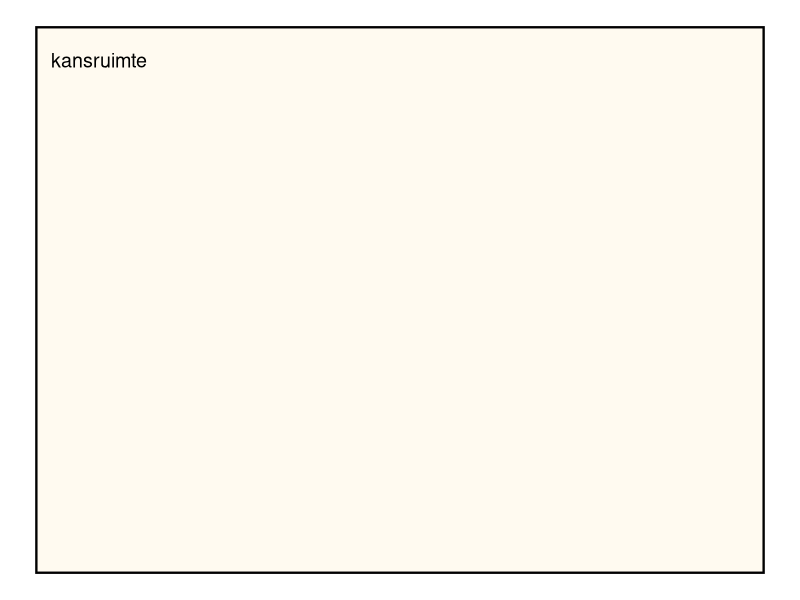
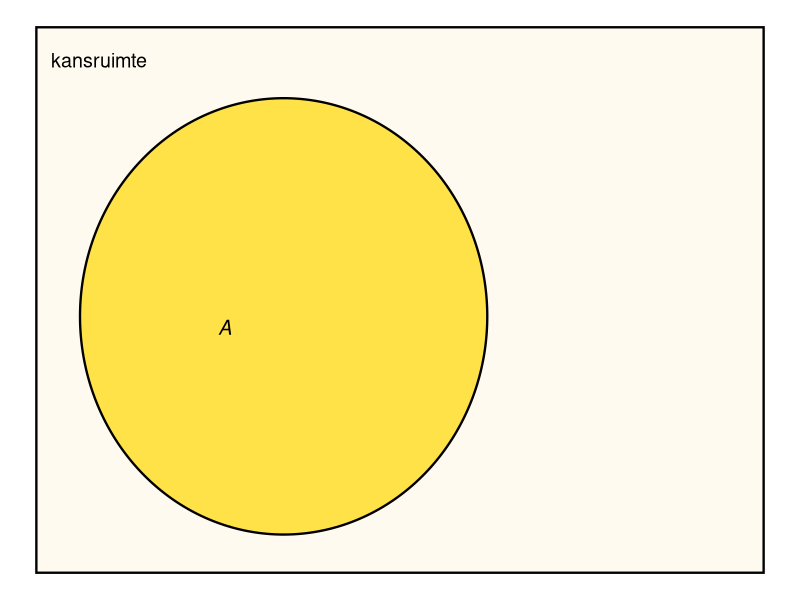
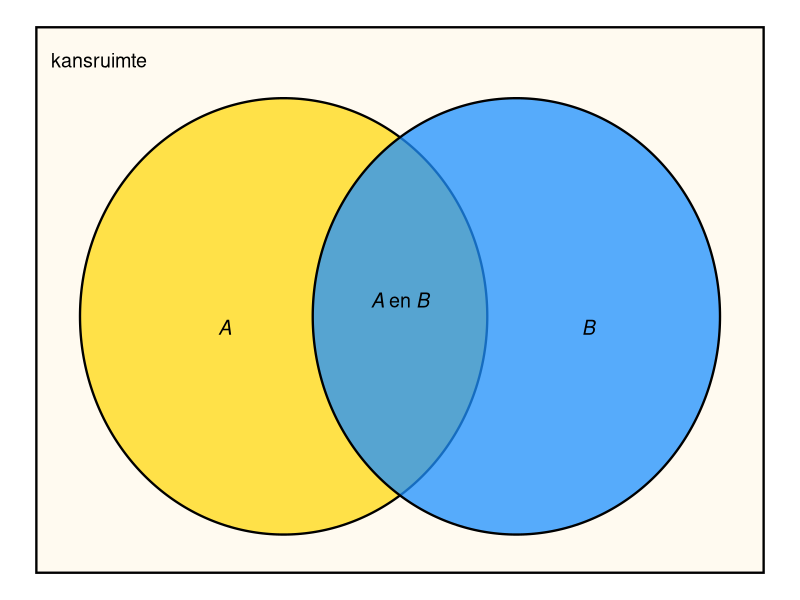
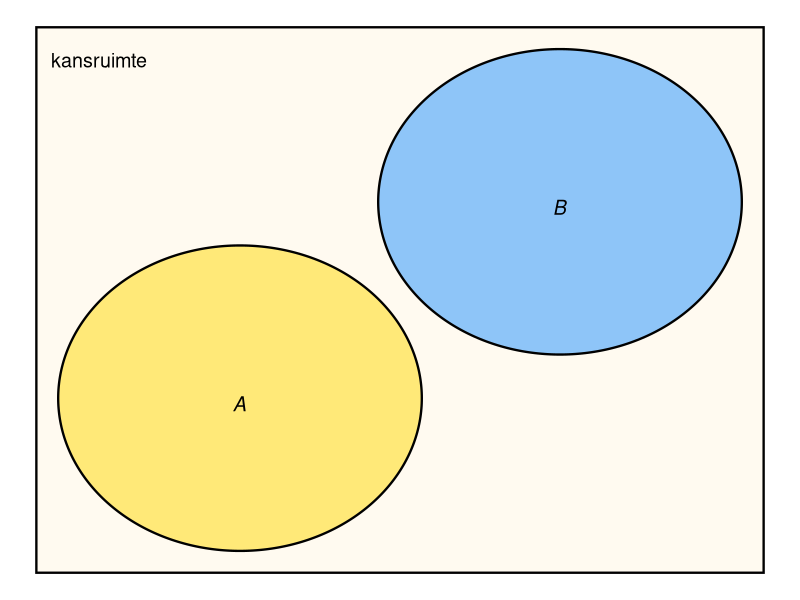
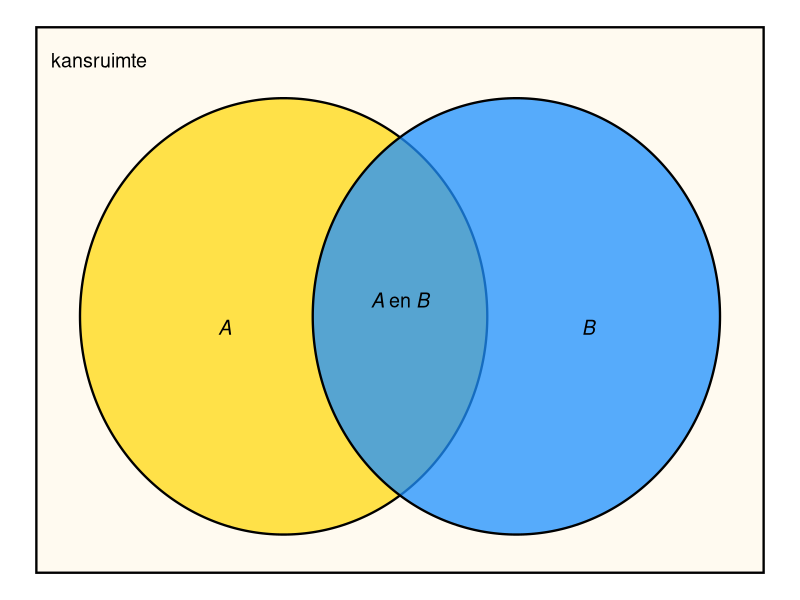
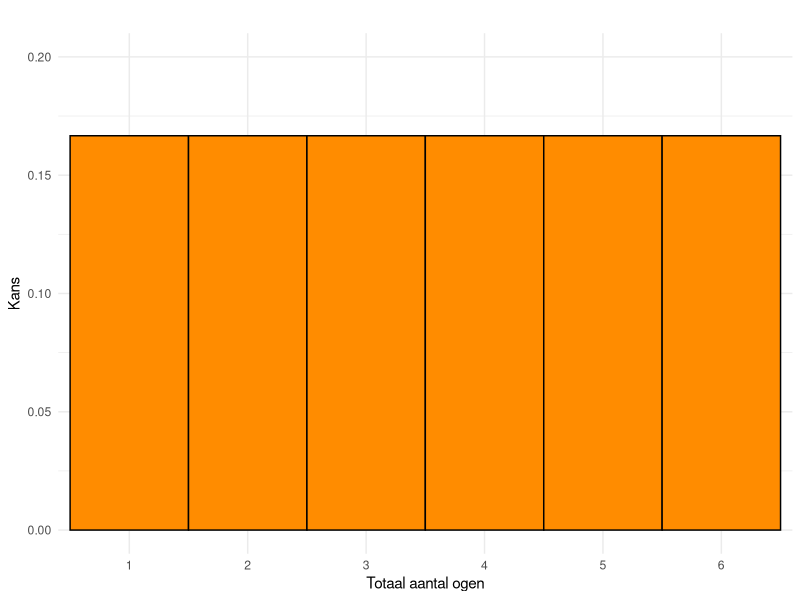
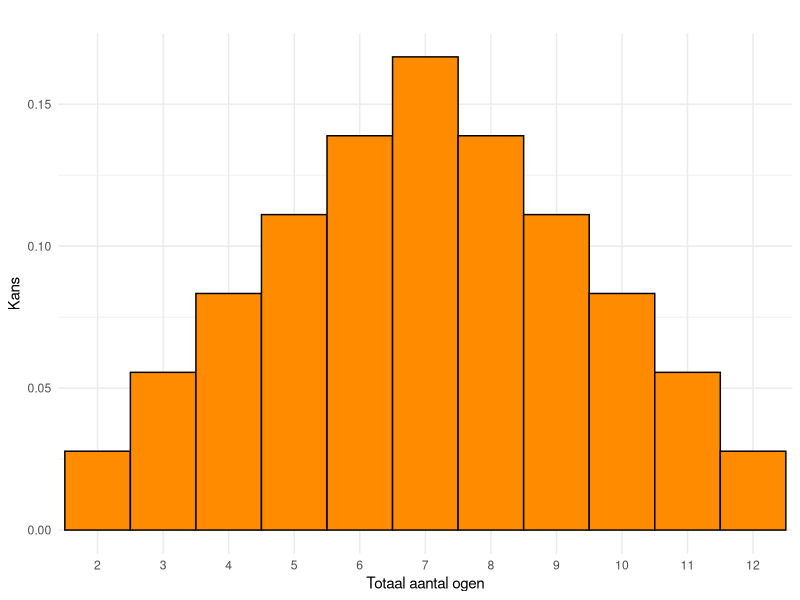
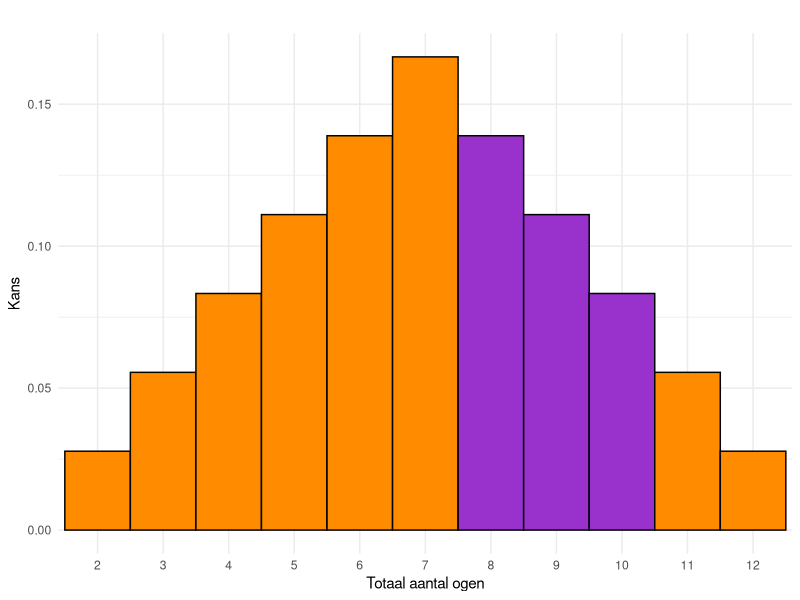

The R script that drew these images, in order:
## ---- chunk 1
#| code-fold: true
#| warning: false
#| fig-cap: "Een minimaal Venn-diagram. Het rechthoek stelt de volledige kansruimte voor."
#| label: fig-venn
#| fig.width: 6
#| fig.height: 4

if (!("ggplot2" %in% .packages())){ 
  library(ggplot2) 
  }
if (!("ggforce" %in% .packages())){ 
  library(ggforce) 
  }

kleurKansruimte <- "FloralWhite"

kansruimte <- ggplot() +  
  geom_rect(
    aes(xmin = 0, ymin = 0, xmax= 100, ymax = 100),
    fill = kleurKansruimte, color = "black", size = .8
    ) +
  annotate(
    "text", 
    x = 2, y = 94, 
    label = "kansruimte", 
    color = "black", 
    hjust = 0, 
    size = 5
    ) +
  theme_void()

kansruimte
## ---- chunk 2
#| code-fold: true
#| warning: false
#| fig-cap: "Venn-diagram met gebeurtenis $A$. Een gebeurtenis is een deelverzameling van de kansruimte."
#| label: fig-vennA
#| fig.width: 6
#| fig.height: 4

kleurA <- "Gold"

A <- list(
  geom_ellipse(
    aes(x0 = 34, y0 = 47, a = 28,  b = 40,  angle = 0), 
    fill = kleurA , alpha = 0.7, size = .8
    ),
  annotate(
    "text", 
    x = 25, y = 45, 
    label = expression(italic(A)), 
    color = "black", 
    hjust = 0, 
    size = 5
    )
  )

kansruimte + A

## ---- chunk 3
#| code-fold: true
#| warning: false
#| fig-cap: "Venn-diagram met twee gebeurtenissen: $A$ en $B$."
#| label: fig-vennAB
#| fig.width: 6
#| fig.height: 4

kleurB <- "DodgerBlue"

B <- list( 
  geom_ellipse(
    aes(x0 = 66, y0 = 47, a = 28,  b = 40,  angle = 0), 
    fill = kleurB, alpha = 0.75, size = .8
    ),
  annotate(
    "text", 
    x = 75, y = 45, 
    label = expression(italic(B)), 
    color = "black", 
    hjust = 0, 
    size = 5
    )
)

labelAenB <- annotate(
  "text",
  x = 50, y = 50, 
  label = expression(italic(A) ~ "en" ~ italic(B)),
  color = "black",
  size = 5
)

(AB <- kansruimte + A + B + labelAenB)

## ---- chunk 4
#| code-fold: true
#| warning: false
#| fig-cap: "Venn-diagram. De gebeurtenissen $A$ en $B$ overlappen niet en sluiten elkaar dus uit."
#| label: fig-uitsluiten
#| fig.width: 6
#| fig.height: 4

A2 <- list(
  geom_ellipse(
    aes(x0 = 28, y0 = 32, a = 25,  b = 28,  angle = 0), 
    fill = kleurA, alpha = 0.5, size = 0.8
    ), 
  annotate(
    "text", 
    x = 27, y = 31, 
    label = expression(italic(A)), 
    color = "black", 
    hjust = 0, 
    size = 5
    )
  )

B2 <- list(
  geom_ellipse(
    aes(x0 = 72, y0 = 68, a = 25,  b = 28,  angle = 0), 
    fill = kleurB, alpha = 0.5, size = 0.8
    ),
  annotate(
    "text", 
    x = 71, y = 67, 
    label = expression(italic(B)), 
    color = "black", 
    hjust = 0, 
    size = 5
    )
)

(AB2 <- kansruimte + A2 + B2)
## ---- chunk 5
#| code-fold: true
#| warning: false
#| fig-cap: "Venn-diagram.Voor de kans op $A$ of $B$ moet het groene gebied één keer worden meegeteld!"
#| label: fig-vennAB2
#| fig.width: 6
#| fig.height: 4

AB

## ---- chunk 6
#| code-fold: true
#| warning: false
#| fig.cap: "Kansverdeling: de kansen bij het gooien van één dobbelsteen."
#| label: fig-uniform-dobbelsteen
#| fig.width: 5
#| fig.height: 4
 
# Controleer of de benodigde pakketten zijn geladen
if (!("ggplot2" %in% .packages())) {
  library("ggplot2")
}

# Parameters definiëren
min_ogen <- 1       # Minimum aantal ogen op een dobbelsteen
max_ogen <- 6       # Maximum aantal ogen op een dobbelsteen
kans <- 1 / max_ogen # Gelijke kans voor elke uitkomst
kleur <- "darkorange"   # Kleur voor de balken in de plot

# Genereer de uitkomsten en bijbehorende kansen
uitkomsten <- seq(min_ogen, max_ogen)
kansen <- rep(kans, length(uitkomsten))

# Maak een data frame met uitkomsten en kansen
kansen_dobbelsteen <- data.frame(
  uitkomsten = factor(uitkomsten),
  kansen = kansen
)

# Maak de plot
ggplot(kansen_dobbelsteen, aes(x = uitkomsten, y = kansen)) +
  geom_bar(
    stat = "identity",     # Balken representeren kanswaarden direct
    width = 1,             # Volledige breedte van de categorie
    fill = kleur,          # Kleur voor de balken
    color = "black"        # Randkleur voor de balken
  ) +
  labs(
    title = "",
    x = "Totaal aantal ogen",      # Titel voor de x-as
    y = "Kans"              # Titel voor de y-as
  ) +
  ylim(0, 0.2) +            # Zorg dat de y-as tot 0.02 loopt
  theme_minimal()
## ---- chunk 7
#| code-fold: true
#| warning: false
#| fig.cap: "Kansverdeling voor het aantal ogen van twee dobbelstenen."
#| label: fig-kansverdeling-twee-dobbelstenen
#| fig.width: 5
#| fig.height: 4

# Controleer of de benodigde pakketten zijn geladen
if (!("ggplot2" %in% .packages())) {
  library("ggplot2")
}

# Parameters definiëren
min_som <- 2          # Minimum som bij twee dobbelstenen
max_som <- 2*max_ogen # Maximum som bij twee dobbelstenen
kleur <- rep("darkorange", 11) # Kleur voor de balken in de plot

# Genereer uitkomsten en bijbehorende kansen
uitkomsten <- seq(min_som, max_som)                     # Mogelijke uitkomsten
kansen <- pmin(uitkomsten - 1, 13 - uitkomsten) / max_ogen^2    # Kansen berekenen

# Maak een data frame met uitkomsten en kansen
kansen_dobbelsteen <- data.frame(
  uitkomsten = factor(uitkomsten),
  kansen = kansen
)

# Maak de plot
verdelingTweeDobbelstenen <- function(kleur)
  {
  ggplot(kansen_dobbelsteen, aes(x = uitkomsten, y = kansen)) +
  geom_bar(
    stat = "identity",     # Balken representeren kanswaarden direct
    width = 1,             # Volledige breedte van de categorie
    fill = kleur,          # Kleur voor de balken
    color = "black"        # Randkleur voor de balken
  ) +
  labs(
    title = "",
    x = "Totaal aantal ogen",      # Titel voor de x-as
    y = "Kans"              # Titel voor de y-as
  ) +
  theme_minimal()           # Minimalistisch thema voor de plot
}

verdelingTweeDobbelstenen(kleur)

## ---- chunk 8
#| code-fold: true
#| warning: false
#| fig-cap: "Kansverdeling van het totaal aantal ogen van twee dobbelstenen."
#| label: fig-kansverdeling-twee-dobbelstenen-2
#| fig.width: 5
#| fig.height: 4

kleur <- rep("darkorange", 11)
kleur[7:9] <- "darkorchid"

verdelingTweeDobbelstenen(kleur)

## ---- chunk 9
#| code-fold: true
#| warning: false
#| fig.cap: "Cumulatieve verdeling van de som van de ogen van twee dobbelstenen."
#| label: fig-cumulverdeling-twee-dobbelstenen
#| fig.width: 5
#| fig.height: 4

# Controleer of de benodigde pakketten zijn geladen
if (!("ggplot2" %in% .packages())) {
  library("ggplot2")
}

# Voeg extra punten toe om de cumulatieve kansen buiten het bereik van 2-12 te tonen
kansen_dobbelsteen_cumulatief <- data.frame(
  uitkomsten = c(1, uitkomsten, 13), # Voeg 1 en 13 toe als grenzen
  kansen = c(0, cumsum(kansen), 1)   # Voeg 0 en 1 toe aan de kansen
)

# Genereer de datapunten voor de open cirkels
open_cirkels <- data.frame(
  uitkomsten = uitkomsten,
  kansen = c(0, cumsum(kansen)[-length(kansen)])
)

# Maak een data frame voor de horizontale lijnen (stappen van de cumulatieve kans)
lijnen_data <- data.frame(
  x_start = kansen_dobbelsteen_cumulatief$uitkomsten[-nrow(kansen_dobbelsteen_cumulatief)],
  x_end = kansen_dobbelsteen_cumulatief$uitkomsten[-1] - .1,
  y = kansen_dobbelsteen_cumulatief$kansen[-nrow(kansen_dobbelsteen_cumulatief)]
)

# Maak de plot
ggplot() +
  # Voeg de horizontale lijnen toe
  geom_segment(
    data = lijnen_data,
    aes(x = x_start, xend = x_end, y = y, yend = y),
    color = "darkorange",        # Kleur van de lijnen
    size = 1                     # Dikte van de lijnen
  ) +
  # Voeg gesloten cirkels (linkerkanten) toe, behalve bij (1, 0) en (13, 1)
  geom_point(
    data = kansen_dobbelsteen_cumulatief[-c(1, nrow(kansen_dobbelsteen_cumulatief)), ],
    aes(x = uitkomsten, y = kansen),
    shape = 16,                  # Gesloten cirkel
    size = 3,
    color = "darkorange"
  ) +
  # Voeg open cirkels (rechterkanten) toe
  geom_point(
    data = open_cirkels,
    aes(x = uitkomsten, y = kansen),
    shape = 1,                 # Open cirkel
    size = 1.8,
    stroke = 1.4,
    color = "darkorange"
  ) +
  scale_x_continuous(
    breaks = 2:12,               # Ticks alleen bij gehele getallen van 2 tot 12
    minor_breaks = NULL          # Verwijder alle minor ticks
  ) +
  labs(
    title = "",
    x = "Totaal aantal ogen",    # Titel voor de x-as
    y = "Cumulatieve kans"       # Titel voor de y-as
  ) +
  theme_minimal()                 # Minimalistisch thema
## ---- chunk 10
#| code-fold: true
#| warning: false
#| fig-cap: "De normale verdeling."
#| label: fig-normale-verdeling
#| fig.width: 4
#| fig.height: 3

# Controleer of ggplot2 geladen is, zo niet, laad het pakket
if (!("ggplot2" %in% .packages())) {
  library(ggplot2)
}

# Definieer de standaardnormale verdeling
x <- seq(-3.5, 3.5, length.out = 350)
data <- data.frame(x = x, y = dnorm(x))

plotNormaal <- function(mu, sigma){
    # Plot maken
  ggplot(data, aes(x, y)) +
  geom_line(color = "darkorange", linewidth = 1) + # Curve van de standaardnormale verdeling
  scale_x_continuous(
    breaks = c(mu - 2*sigma, -mu - sigma, mu, mu + sigma, mu + 2*sigma), 
    labels = c(
      mu - 2 * sigma, 
      mu -sigma, 
      mu, 
      mu + sigma, 
      mu + 2 * sigma
    )
  ) + # Labels voor x-as
  labs(
    y = "Kansdichtheid", 
    x = expression(italic(X))
  ) + # Labels voor de assen
  theme_minimal()
}

normaalGeneriek <- 
  # Plot maken
  ggplot(data, aes(x, y)) +
  geom_line(color = "darkorange", linewidth = 1) + # Curve van de standaardnormale verdeling
  scale_x_continuous(
    breaks = c(-2, -1, 0, 1, 2), 
    labels = c(
      expression(italic(mu - 2 * sigma)), 
      expression(italic(mu -sigma)), 
      expression(italic(mu)), 
      expression(italic(mu + sigma)), 
      expression(italic(mu + 2 * sigma))
    ),
    minor_breaks = NULL # Verwijdert minor ticks
  ) + # Labels voor x-as
  scale_y_continuous(labels = NULL) + # getallen van y-as weglaten
  labs(
    y = "Kansdichtheid", 
    x = expression(italic(X))
  ) + # Labels voor de assen
  theme_minimal()

# Hoogte van de pijl bepalen
h <- exp(-0.5) / sqrt(2 * pi)

pijl <- geom_segment(
    aes(x = 0, xend = 1, y = h, yend = h), 
    arrow = arrow(length = unit(0.2, "cm")), 
    color = "black", 
    linewidth = 0.8
  ) # Pijl voor standaarddeviatie
  
oppervlak <- function(a, b){# Gebied tussen a en b kleuren
  geom_area(
    data = subset(data, x >= a & x <= b), 
    aes(x, y), 
    fill = "darkorange", 
    alpha = 0.4
  ) 
} 

normaalGeneriek + pijl +
  annotate(
  "text", 
  x = 0.5, 
  y = 0.9 * h, # Use the variable h to scale the y-coordinate
  label = expression(italic(sigma)), # Use expression() for mathematical notation
  color = "black", 
  size = 5, 
  hjust = 0.5, 
  vjust = 0.5
  )

## ---- chunk 11
#| code-fold: true
#| warning: false
#| label: fig-vuistregels
#| fig-cap: "Vuistregels voor de normale verdeling."
#| layout-ncol: 2
#| fig-subcap: 
#|   - "Ongeveer 68% van de kans valt binnen één standaarddeviatie van het gemiddelde."
#|   - "Ongeveer 95% van de kans valt binnen 2 standaarddeviaties van het gemiddelde."
#| fig.width: 4
#| fig.height: 2.7

proportie <- function(prop){
  annotate(
  "text", 
  x = 0, 
  y = 0.15, 
  label = prop, # Dynamically include the variable
  color = "black", 
  size = 5, 
  hjust = 0.5, 
  vjust = 0.5
)
}

normaalGeneriek + oppervlak(-1,1) + proportie("0,68...")

normaalGeneriek + oppervlak(-2, 2) + proportie("0,95...")
## ---- chunk 12
#| code-fold: true
#| warning: false
#| label: fig-std-normaal
#| fig-cap: "Standaard-normale verdeling"
#| fig.width: 4
#| fig.height: 3

# Plot de standaard-normale verdeling
plotNormaal(0, 1) +
  # Labels voor de assen
  labs(
    y = "Kansdichtheid", 
    x = expression(italic(Z))
  ) +
  # Voeg de pijl toe
  pijl +
  # Annotatie toevoegen met sigma
  annotate(
    "text", 
    x = 0.5, 
    y = 0.88 * h,        # Gebruik de variabele h voor de y-positie
    label = expression(italic(sigma) == 1),  # Wiskundige notatie voor sigma
    color = "black", 
    size = 5, 
    hjust = 0.47, 
    vjust = 0.5
  )
## ---- chunk 13
#| code-fold: true
#| warning: false
#| label: fig-krit-std-normaal_0.1
#| fig-cap: "De kritieke waarde van de standaard-normale verdeling $Z_{0{,}1(2)} = 1{,}64\\ldots$."
#| fig.width: 3.75
#| fig.height: 2.75

# Instellen van kritieke waarde en pijlcoördinaten
Z_crit <- 1.644854  # Kritieke waarde van Z

xstart <- Z_crit + 0.74  # Begin x-coördinaat van pijlen
ystart <- 0.093          # Begin y-coördinaat van pijlen
xend <- Z_crit + 0.2     # Eind x-coördinaat van pijlen
yend <- 0.03             # Eind y-coördinaat van pijlen

# Plot de standaard-normale verdeling met ingekleurde staarten en annotaties
plotNormaal(0, 1) +
  # Labels voor de assen
  labs(
    y = "Kansdichtheid", 
    x = expression(italic(Z))
  ) +
  # Ingekleurd oppervlak onder de curve
  oppervlak(-10, -Z_crit) +
  oppervlak(Z_crit, 10) +
  # Schaalinstellingen voor de x-as
  scale_x_continuous(
    breaks = c(-Z_crit, 0, Z_crit), 
    labels = c("-1.64...", "0", "1.64..."),
    minor_breaks = NULL  # Verwijder minor ticks
  ) +
  # Kromme pijltjes toevoegen
  geom_curve(
    aes(x = -xstart, y = ystart, xend = -xend, yend = yend), 
    curvature = 0.2, 
    arrow = arrow(length = unit(0.2, "cm")), 
    color = "black", 
    size = 0.7
  ) +
  geom_curve(
    aes(x = xstart, y = ystart, xend = xend, yend = yend), 
    curvature = -0.2, 
    arrow = arrow(length = unit(0.2, "cm")), 
    color = "black", 
    size = 0.7
  ) +
  # Annotaties toevoegen
  annotate(
    "text", 
    x = -xstart, 
    y = ystart + 0.02,  # Plaats annotatie net boven de pijl
    label = "0,05", 
    color = "black", 
    hjust = 0.5, 
    size = 4
  ) +
  annotate(
    "text", 
    x = xstart, 
    y = ystart + 0.02,  # Plaats annotatie net boven de pijl
    label = "0,05", 
    color = "black", 
    hjust = 0.5, 
    size = 4
  ) +
  # label in het midden
  proportie("0,90")
## ---- chunk 14
#| code-fold: true
#| warning: false
#| label: fig-krit-std-normaal_0.05
#| fig-cap: "De kritieke waarde van de standaard-normale verdeling $Z_{0{,}05(2)} = 1{,}96\\ldots$."
#| fig.width: 3.75
#| fig.height: 2.75

# Instellen van kritieke waarde en pijlcoördinaten
Z_crit <- 1.959964  # Kritieke waarde van Z

xstart <- Z_crit + 0.74  # Begin x-coördinaat van pijlen
ystart <- 0.065          # Begin y-coördinaat van pijlen
xend <- Z_crit + 0.2     # Eind x-coördinaat van pijlen
yend <- 0.012            # Eind y-coördinaat van pijlen

# Plot de standaard-normale verdeling met ingekleurde staarten en annotaties
plotNormaal(0, 1) +
  # Labels voor de assen
  labs(
    y = "Kansdichtheid", 
    x = expression(italic(Z))
  ) +
  # Ingekleurd oppervlak onder de curve
  oppervlak(-10, -Z_crit) +
  oppervlak(Z_crit, 10) +
  # Schaalinstellingen voor de x-as
  scale_x_continuous(
    breaks = c(-Z_crit, 0, Z_crit), 
    labels = c("-1.96...", "0", "1.96..."),
    minor_breaks = NULL  # Verwijder minor ticks
  ) +
  # Kromme pijltjes toevoegen
  geom_curve(
    aes(x = -xstart, y = ystart, xend = -xend, yend = yend), 
    curvature = 0.2, 
    arrow = arrow(length = unit(0.2, "cm")), 
    color = "black", 
    size = 0.7
  ) +
  geom_curve(
    aes(x = xstart, y = ystart, xend = xend, yend = yend), 
    curvature = -0.2, 
    arrow = arrow(length = unit(0.2, "cm")), 
    color = "black", 
    size = 0.7
  ) +
  # Annotaties toevoegen
  annotate(
    "text", 
    x = -xstart, 
    y = ystart + 0.02,  # Plaats annotatie net boven de pijl
    label = "0,025", 
    color = "black", 
    hjust = 0.5, 
    size = 4
  ) +
  annotate(
    "text", 
    x = xstart, 
    y = ystart + 0.02,  # Plaats annotatie net boven de pijl
    label = "0,025", 
    color = "black", 
    hjust = 0.5, 
    size = 4
  ) +
  # label in het midden
  proportie("0,95")
## ---- chunk 15
#| label: fig-t
#| fig-cap: "Verschillende $t$-verdelingen en de standaard-normale verdeling"
#| warning: false
#| code-fold: true
#| fig-height: 4

t_values <- seq(-3.5, 3.5, by = 0.1)
z_values <- seq(-3.5, 3.5, by = 0.1)

dataframe <- data.frame(
  t = c(z_values, rep(t_values, 3)),
  prob = c(
    dnorm(z_values),
    dt(t_values, df = 2),
    dt(t_values, df = 5),
    dt(t_values, df = 20)
  ),
  df = factor(
    c(
      rep("standaard-normaal", length(z_values)),
      rep("df = 2", length(t_values)),
      rep("df = 5", length(t_values)),
      rep("df = 20", length(t_values))
    ),
    levels = c(
      "df = 2", "df = 5", "df = 20", "standaard-normaal"
    )
  ) 
)

ggplot(
  dataframe, 
  aes(
    x = t, y = prob, 
    group = df, color = df, linewidth = df, linetype = df)
) +
  geom_line(
  ) +
  scale_color_manual(
    values = c( rep("black", 3), "#e8601d")
  ) + 
  scale_linewidth_manual(
    values = c(1, 1, 1, 1.2)
  ) +
  scale_linetype_manual(
    values = c(
      "df = 2"="longdash", 
      "df = 5"="dashed", 
      "df = 20"="dotted",
      "standaard-normaal"="solid" 
    )
  ) +
  labs(
    x = expression(italic(t)),
    y = "kansdichtheid"
  )
